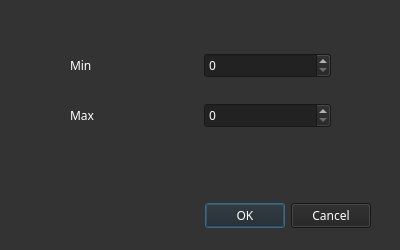
<?xml version="1.0" encoding="UTF-8"?>
<ui version="4.0">
 <class>DialogMinMax</class>
 <widget class="QDialog" name="DialogMinMax">
  <property name="geometry">
   <rect>
    <x>0</x>
    <y>0</y>
    <width>400</width>
    <height>250</height>
   </rect>
  </property>
  <property name="maximumSize">
   <size>
    <width>400</width>
    <height>250</height>
   </size>
  </property>
  <property name="windowTitle">
   <string>Dialog</string>
  </property>
  <property name="styleSheet">
   <string notr="true">background: rgb(51, 51,51);
color: rgb(255, 255, 255);

font-family: century gothic;
</string>
  </property>
  <widget class="QDialogButtonBox" name="buttonBox">
   <property name="geometry">
    <rect>
     <x>30</x>
     <y>200</y>
     <width>341</width>
     <height>32</height>
    </rect>
   </property>
   <property name="styleSheet">
    <string notr="true">background-color: rgb(34, 34, 34);</string>
   </property>
   <property name="orientation">
    <enum>Qt::Horizontal</enum>
   </property>
   <property name="standardButtons">
    <set>QDialogButtonBox::Cancel|QDialogButtonBox::Ok</set>
   </property>
  </widget>
  <widget class="QWidget" name="layoutWidget">
   <property name="geometry">
    <rect>
     <x>70</x>
     <y>50</y>
     <width>261</width>
     <height>31</height>
    </rect>
   </property>
   <layout class="QHBoxLayout" name="horizontalLayout">
    <item>
     <widget class="QLabel" name="label">
      <property name="text">
       <string>Min</string>
      </property>
     </widget>
    </item>
    <item>
     <widget class="QSpinBox" name="minNum">
      <property name="styleSheet">
       <string notr="true">background-color: rgb(34, 34, 34);</string>
      </property>
      <property name="maximum">
       <number>255</number>
      </property>
     </widget>
    </item>
   </layout>
  </widget>
  <widget class="QWidget" name="layoutWidget">
   <property name="geometry">
    <rect>
     <x>70</x>
     <y>100</y>
     <width>261</width>
     <height>31</height>
    </rect>
   </property>
   <layout class="QHBoxLayout" name="horizontalLayout_2">
    <item>
     <widget class="QLabel" name="label_2">
      <property name="text">
       <string>Max</string>
      </property>
     </widget>
    </item>
    <item>
     <widget class="QSpinBox" name="maxNum">
      <property name="styleSheet">
       <string notr="true">background-color: rgb(34, 34, 34);</string>
      </property>
      <property name="maximum">
       <number>255</number>
      </property>
     </widget>
    </item>
   </layout>
  </widget>
 </widget>
 <resources/>
 <connections>
  <connection>
   <sender>buttonBox</sender>
   <signal>accepted()</signal>
   <receiver>DialogMinMax</receiver>
   <slot>accept()</slot>
   <hints>
    <hint type="sourcelabel">
     <x>248</x>
     <y>254</y>
    </hint>
    <hint type="destinationlabel">
     <x>157</x>
     <y>274</y>
    </hint>
   </hints>
  </connection>
  <connection>
   <sender>buttonBox</sender>
   <signal>rejected()</signal>
   <receiver>DialogMinMax</receiver>
   <slot>reject()</slot>
   <hints>
    <hint type="sourcelabel">
     <x>316</x>
     <y>260</y>
    </hint>
    <hint type="destinationlabel">
     <x>286</x>
     <y>274</y>
    </hint>
   </hints>
  </connection>
 </connections>
</ui>
